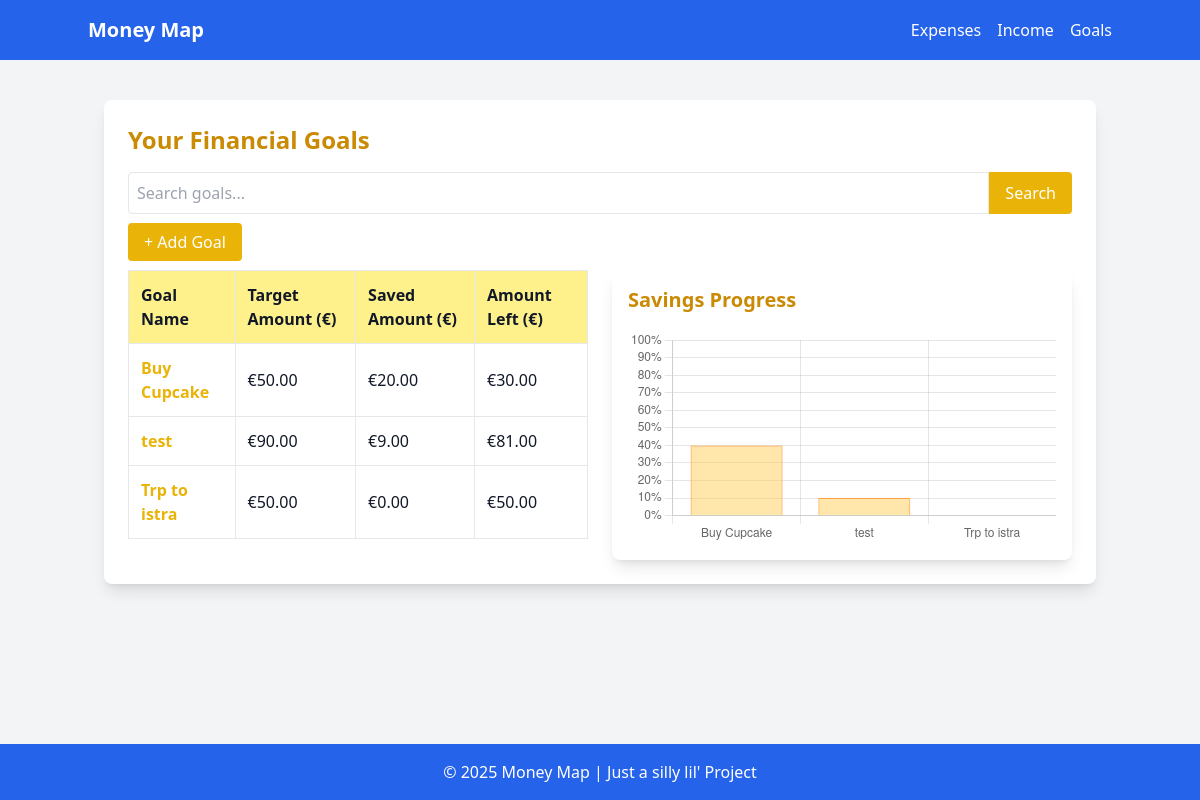
/saving-goals/ (signed in), run on an earlier commit of the app's database.
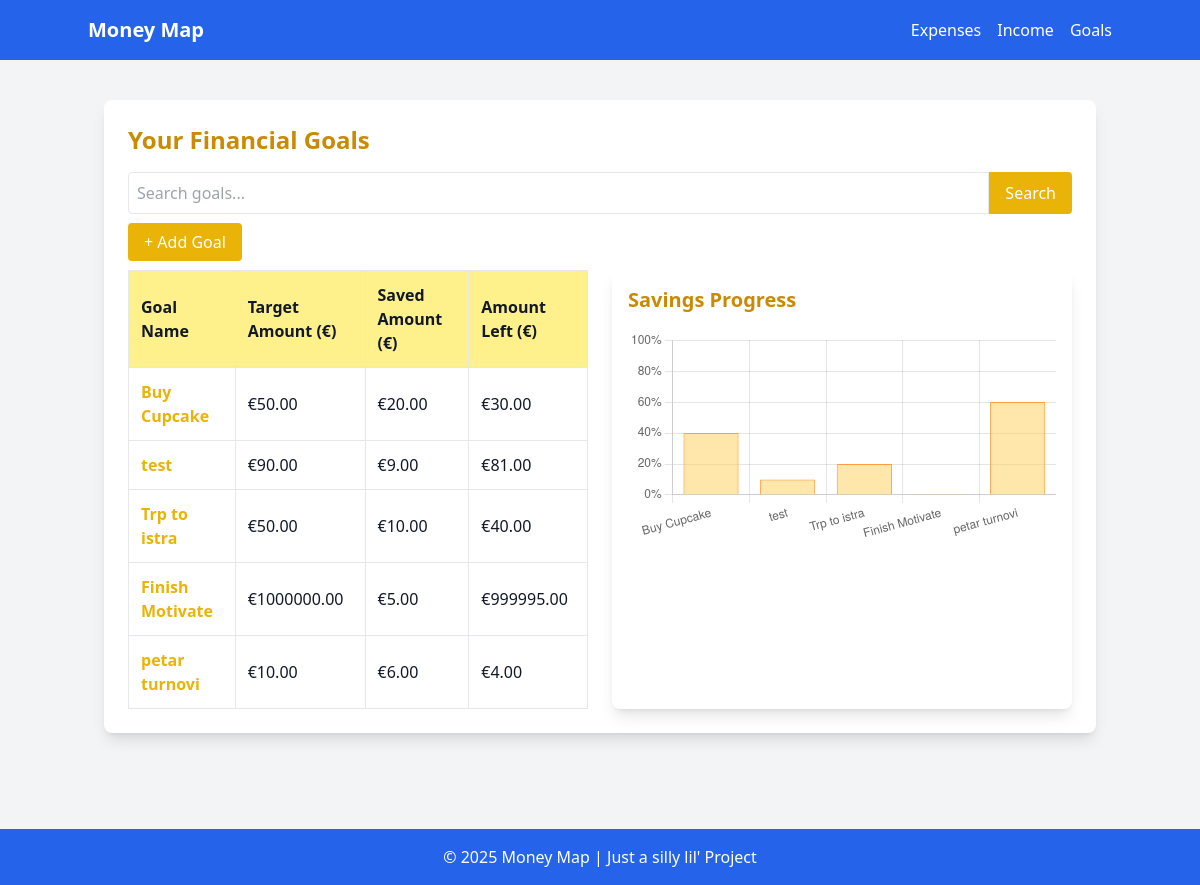
And on a later commit of the database.
### main/models.py (models this page shows, shortened)
class Goal(models.Model):
    name = models.CharField(max_length=20)
    amount = models.DecimalField(max_digits=10, decimal_places=2, default=0.00)
    saved = models.DecimalField(max_digits=10, decimal_places=2, default=0.00)
    user = models.ForeignKey(User, default=1, on_delete=models.CASCADE)

### main/views.py (the view)
# urls.py: path('saving-goals/', GoalList.as_view(), name='goal_list'),
class GoalList(BaseListView):
    model = Goal
    template_name = 'main/goal_list.html'
    def get_context_data(self, **kwargs):
        context = super().get_context_data(**kwargs)
        context['goals'] = Goal.objects.filter(user=self.request.user)
        for goal in context['goals']:
            goal.amount_left = max(goal.amount - goal.saved, 0)
        return context

### main/views.py (called while the page is built)
    def get_queryset(self):
        queryset = super().get_queryset()
        search_query = self.request.GET.get('q')
        if search_query and self.search_fields:
            query = Q()
            for field in self.search_fields:
                query |= Q(**{f"{field}__icontains": search_query})
            queryset = queryset.filter(query)
        return queryset

### templates/main/goal_list.html (shortened to what this page needs)
{% extends 'base.html' %}
{% block content %}
<div class="bg-white p-6 rounded-lg shadow-lg">
    <h1 class="text-2xl font-bold text-yellow-600 mb-4">Your Financial Goals</h1>
    <form method="GET" action="" class="mb-4 flex">
        <input type="text" name="q" placeholder="Search goals..." class="border p-2 rounded-l w-full">
        <button type="submit" class="bg-yellow-500 text-white px-4 py-2 rounded-r">Search</button>
    </form>
    <div class="mb-4">
        <a href="{% url 'goal_create' %}" class="bg-yellow-500 text-white px-4 py-2 rounded hover:bg-yellow-600">+ Add Goal</a>
    </div>
    <div class="grid grid-cols-1 md:grid-cols-2 gap-6">
        <div class="overflow-x-auto">
            <table class="w-full table-auto border-collapse border border-gray-200">
                <thead>
                    <tr class="bg-yellow-200">
                        <th class="border p-3 text-left">Goal Name</th>
                        <th class="border p-3 text-left">Target Amount (€)</th>
                        <th class="border p-3 text-left">Saved Amount (€)</th>
                        <th class="border p-3 text-left">Amount Left (€)</th>
                    </tr>
                </thead>
                <tbody>
                    {% for goal in goals %}
                    <tr class="border">
                        <td class="border p-3">
                            <a href="{% url 'goal_detail' goal.pk %}" class="text-yellow-500 hover:text-yellow-700 font-semibold">
                                {{ goal.name }}
                            </a>
                        </td>
                        <td class="border p-3">€{{ goal.amount }}</td>
                        <td class="border p-3">€{{ goal.saved }}</td>
                        <td class="border p-3">€{{ goal.amount_left }}</td>
                    </tr>
                    {% empty %}
                    <tr>
                        <td colspan="4" class="text-gray-500 text-center p-3">No goals found. Start by adding a new goal!</td>
                    </tr>
                    {% endfor %}
                </tbody>
            </table>
        </div>
        <div class="bg-white p-4 rounded-lg shadow-lg">
            <h2 class="text-xl font-bold text-yellow-600 mb-4">Savings Progress</h2>
            <canvas id="goalsChart"></canvas>
        </div>
    </div>
</div>
<script>
    document.addEventListener("DOMContentLoaded", function() {
        var ctx = document.getElementById('goalsChart').getContext('2d');
        var goalsData = {
            labels: [{% for goal in goals %}"{{ goal.name }}",{% endfor %}],
            datasets: [{
                label: 'Percentage Saved',
                data: [{% for goal in goals %}{{ goal.saved|floatformat:2 }} / {{ goal.amount|floatformat:2 }} * 100,{% endfor %}],
                backgroundColor: 'rgba(255, 206, 86, 0.5)',
                borderColor: 'rgba(255, 159, 64, 1)',
                borderWidth: 1
            }]
        };
        var goalsChart = new Chart(ctx, {
            type: 'bar',
            data: goalsData,
            options: {
                responsive: true,
                scales: {
                    y: {
                        beginAtZero: true,
                        max: 100,
                        ticks: {
                            callback: function(value) {
                                return value + "%";
                            }
                        }
                    }
                },
                plugins: {
                    legend: { display: false }
                }
            }
        });
    });
</script>
{% endblock %}

What changed in the data, as far as the page shows it:
changed Goal "Trp to istra": saved "0.00" → "10.00"; amount_left "50.00" → "40.00"
added Goal: name "Finish Motivate", amount "1000000.00", saved "5.00", amount_left "999995.00"
added Goal: name "petar turnovi", amount "10.00", saved "6.00", amount_left "4.00"
Also different on the page:
chart data {{ goal.name }}: Buy Cupcake, test, Trp to istra → Buy Cupcake, test, Trp to istra, Finish Motivate, petar turnovi
chart data {{ goal.saved|floatformat:2 }}: 20.00, 9.00, 0.00 → 20.00, 9.00, 10.00, 5.00, 6.00
chart data {{ goal.amount|floatformat:2 }}: 50.00, 90.00, 50.00 → 50.00, 90.00, 50.00, 1000000.00, 10.00
